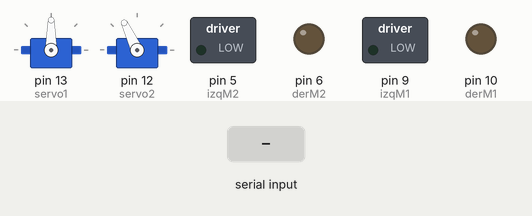
Recording of a sketch running on a simulated Arduino Uno, built with avr-gcc and run on an emulated ATmega328P. On the bench: 2 × servo, switched loads named in the sketch (green lamp = pin HIGH), output pins drawn as LEDs (lit = HIGH). The test bench sets the inputs (shaded band).

Above: at 1.2 s.
1.3 s: "1" received over Serial
At 2.2 s:
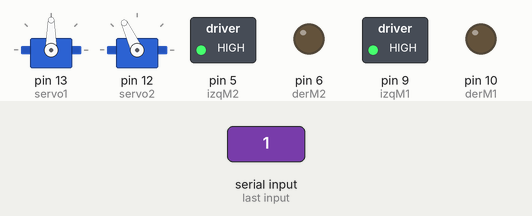
2.8 s: "2" received over Serial
At 3.3 s:
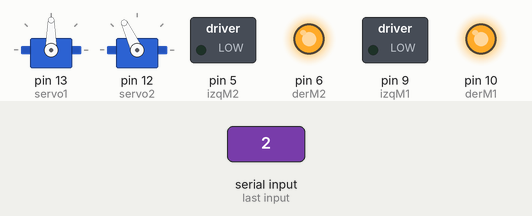
4.3 s: "3" received over Serial
At 5.5 s:
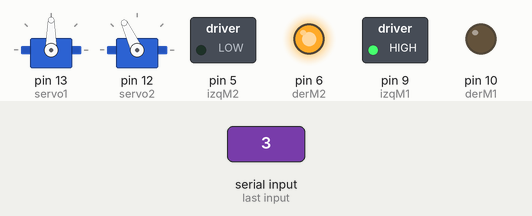
5.8 s: "4" received over Serial
At 6.8 s:
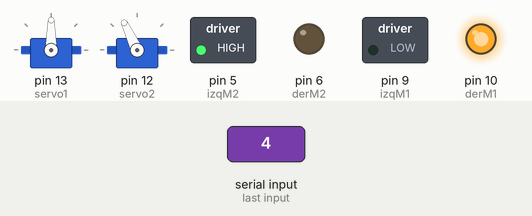
7.3 s: "5" received over Serial
At 7.9 s:
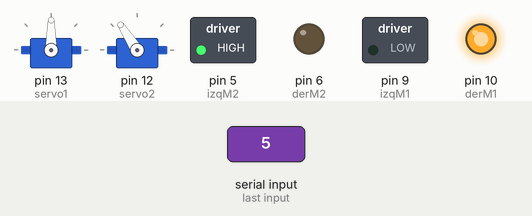
8.8 s: "0" received over Serial
At 9.1 s:
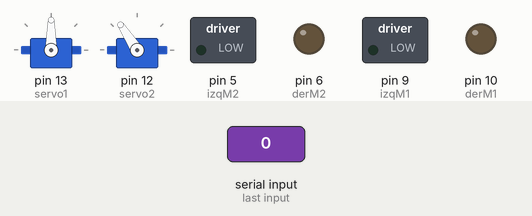
Timing chart, 0 to 11.3 s (numbered marks = the images above; inputs shaded):
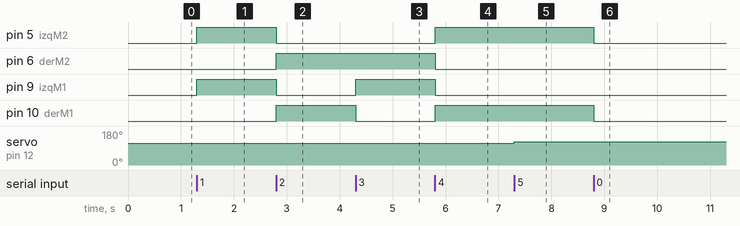

The sketch:

sketch_may23a.ino
```cpp
#include <Servo.h>

//
//DECLARACION DE LAS COSTANTES Y VALORES INICIALES
//

int mensaje = 0;
int liminfx = 10; //limite inferior x
int limsupx = 170; //limite superior x
int liminfy = 90; //limite inferior y
int limsupy = 160; //limite superior y
int velocidad = 8; //velocidad de giro
int estado = 0;
int posy = 115;
int led = 13;
int derM1 = 10;
int izqM1 = 9;
int derM2 = 6;
int izqM2 = 5;
int x=115;
int y=90;
int ang=0;
int posx = 90;
Servo servo1;
Servo servo2;

//
//ASIGNACION DE LOS PINES DE SALIDA DEL ARDUINO
//
//SALIDAS:
//    -pin 13 -> servomotor eje x
//    -pin 12 -> servomotor eje y
//    -pin 10 -> giro motor derecho
//    -pin 9 -> giro motor derecho
//    -pin 6 -> giro motor izquiedo
//    -pin 5 -> giro motor izquierdo
//
void setup() {
  Serial.begin(9600);
  servo1.attach(13);
  servo2.attach(12);
  pinMode(derM1, OUTPUT);
  pinMode(izqM1, OUTPUT);
  pinMode(derM2, OUTPUT);
  pinMode(izqM2, OUTPUT);
}

//
//FUNCIONES DE CONTROL DE MOTORES Y SERVOMOTORES
//

void motor1(int a){
  if(a==0){
    digitalWrite(izqM1, 0);
    digitalWrite(derM1, 0);
  }
  if(a==1){
    digitalWrite(izqM1, 1);
    digitalWrite(derM1, 0);
  }
  if(a==2){
    digitalWrite(izqM1, 0);
    digitalWrite(derM1, 1);
  }
}

void motor2(int a){
  if(a==0){
    digitalWrite(izqM2, 0);
    digitalWrite(derM2, 0);
  }
  if(a==1){
    digitalWrite(izqM2, 1);
    digitalWrite(derM2, 0);
  }
  if(a==2){
    digitalWrite(izqM2, 0);
    digitalWrite(derM2, 1);
  }
}


void giro1(int ang) {
  if (ang > liminfx && ang <= limsupx)
    servo1.write(ang);
}

void giro2(int ang) {
  if (ang > liminfy && ang <= limsupy)
    servo2.write(ang);
}

//
//FUNCION PRINCIPAL
//
//Descripcion:
//    Esta es la funcion principal que segun lo ingresado por el bluetooth activa sus respectivas salidas.
//Entrada:
//    -Serial
//Salidas:
//    -Las salidas están definidas en la funcion setup
//

void loop() {

  mensaje = Serial.read();

  //delay(500);
  giro2(posy);
  giro1(posx);

  if (mensaje=='0'){
    motor2(0);
    motor1(0);
  }
  if (mensaje=='1'){
    motor1(1);
    motor2(1);
  }
  if (mensaje=='2'){
    motor2(2);
    motor1(2);
  }
  if (mensaje=='3'){
    motor1(1);
    motor2(2);
  }
  if (mensaje=='4'){
    motor1(2);
    motor2(1);
  }

  if (mensaje == '5') {
    if (posy < limsupy) {
      posy += velocidad;
    }
  }
  if (mensaje == '6') {
    if (posy > liminfy) {
      posy -= velocidad;
    }
  }
  if (mensaje == '7') {
    if (posx > liminfx) {
      posx -= velocidad;
    }
  }
  if (mensaje == '8') {
    if (posx < limsupx)
      posx += velocidad;
  }
}
```

Measured:
- after the input at 1.3 s, pin 5 (izqM2), pin 9 (izqM1): LOW → HIGH at once
- after the input at 2.8 s, pin 5 (izqM2), pin 9 (izqM1): HIGH → LOW at once; pin 6 (derM2), pin 10 (derM1): LOW → HIGH at once
- after the input at 4.3 s, pin 9 (izqM1): LOW → HIGH at once; pin 10 (derM1): HIGH → LOW at once
- after the input at 5.8 s, pin 5 (izqM2), pin 10 (derM1): LOW → HIGH at once; pin 6 (derM2), pin 9 (izqM1): HIGH → LOW at once
- after the input at 7.3 s, servo on pin 12 (servo2): 115° → 123° at once
- after the input at 8.8 s, pin 5 (izqM2), pin 10 (derM1): HIGH → LOW at once
